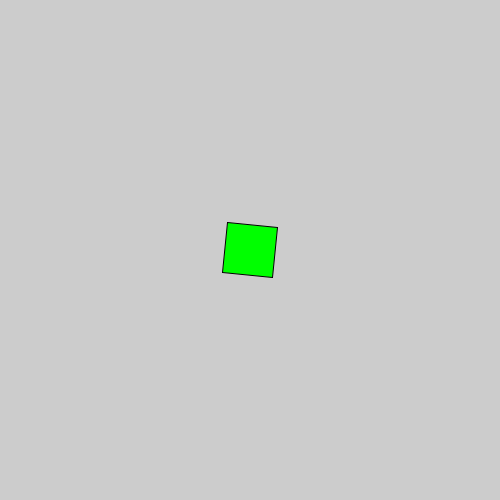
Frame 1 (no input)
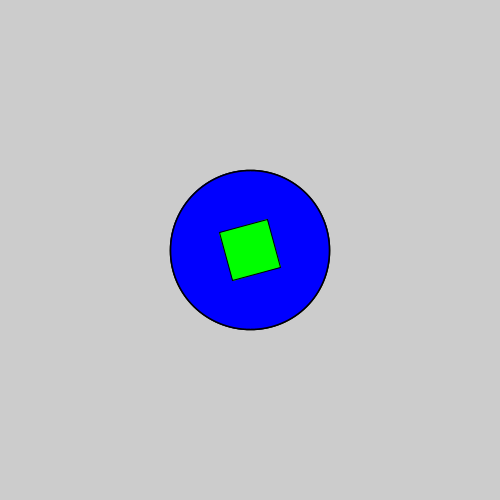
Frame 60 (the mouse pressed at the canvas centre just before this capture)
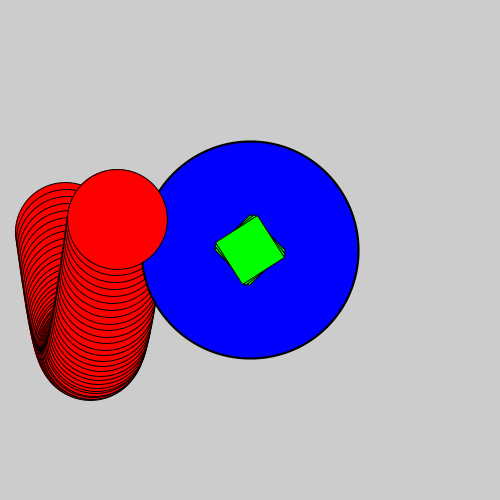
Frame 120 (the mouse held since frame 60 and released just before this capture)

The Processing sketch that drew these frames (run headless with seeded random() and noise(); from frame 60 on, the mouse is pressed at the canvas centre):

// Processing sketch: processing_112644
// ── processing_112644.pde

float timer = 0;
float angle = 0;
float s = 1;
float scaleSpeed = 0.01;
float ellipseX = 0;

void setup()
{
  size( 500, 500);
}

void draw()
{
  timer += 1;
  angle += 0.1;
  s += scaleSpeed;
  ellipseX += 1;
  rectMode(CENTER);
  
  if (s > 3 || s < 0)
  {
   scaleSpeed = - scaleSpeed; 
  }
  
  if (ellipseX > width)
  {
    ellipseX = 0;
  }
  
  if(timer > 50)
  {
    fill(0, 0, 255);
    pushMatrix();
    translate(width/2, height/2);
    scale(s);
    ellipse(0, 0, 100, 100);
    popMatrix();
  }
  
  if(timer < 65)
  {
    fill(0, 255, 0);
    pushMatrix();
    translate(width/2, height/2);
    rotate(angle);
    rect(0, 0, 50, 50);
    popMatrix();
  }
  else
  {
   fill(255, 0, 0);
   float curve = ellipseX * 4;
   float ellipseY = (height/2 + cos(radians(curve)) * 100);
   ellipse(ellipseX, ellipseY, 100, 100); 
  }
  
    if(timer == 117)
    {
     timer = 0; 
    }
}
